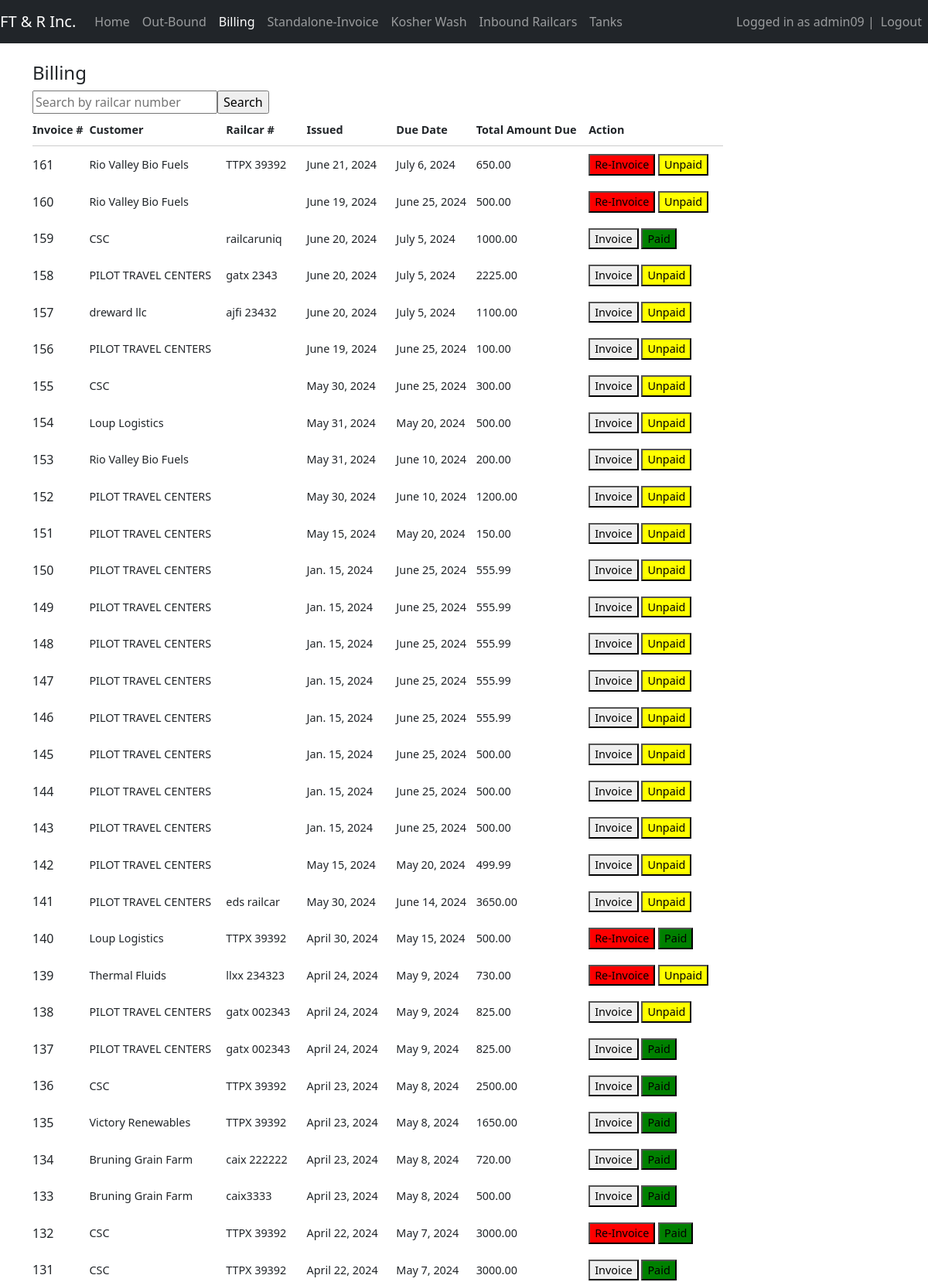
/billing/ (signed in, upper part), run on the app's committed database.
### myapp/models.py (models this page shows, shortened)
class Invoice(models.Model):
    invoice_number = models.AutoField(primary_key=True)
    email_sent = models.BooleanField(default=False)
    issue_date = models.DateField()
    due_date = models.DateField()
    customer = models.ForeignKey(Customer, on_delete=models.CASCADE)
    railcar = models.ForeignKey(Railcar, on_delete=models.CASCADE, null=True, blank=True)
    seller_name = models.CharField(max_length=255)
    seller_address = models.CharField(max_length=255)
    seller_contact = models.CharField(max_length=255)
    total_amount_due = models.DecimalField(max_digits=10, decimal_places=2)
    invoice_timestamp = models.DateTimeField(default=timezone.now)
    is_paid = models.BooleanField(default=False)
    proof_of_payment = models.FileField(upload_to='proofs_of_payment/', null=True, blank=True)
    class Meta:
        unique_together = ('railcar', 'issue_date', 'due_date')

class Customer(models.Model):
    name = models.CharField(max_length=100)
    customer_address = models.CharField(max_length=255, null=True)
    customer_contact = models.CharField(max_length=255, null=True)
    entrance_fee = models.DecimalField(max_digits=10, decimal_places=2)
    demurrage_rate = models.DecimalField(max_digits=10, decimal_places=2, default=0.0)
    demurrage_free_days = models.PositiveIntegerField(default=0)
    contact_email = models.EmailField(max_length=254, blank=True, null=True)
    rate_per_pound = models.DecimalField(max_digits=5, decimal_places=2, default=0.00)

class Railcar(models.Model):
    railcar_number = models.CharField(max_length=11)
    received_date = models.DateField()
    released_date = models.DateField(null=True, blank=True)
    released_timestamp = models.DateTimeField(null=True, blank=True)  # New field
    left_yard_date = models.DateField(null=True, blank=True)
    is_released = models.BooleanField(default=False)
    customer = models.ForeignKey(Customer, on_delete=models.CASCADE)
    track = models.CharField(max_length=14, default='Default Track')
    net_weight = models.FloatField(null=True, blank=True)
    total_weight = models.FloatField(null=True, blank=True)

### myapp/views.py (the view)
# urls.py: path('billing/', views.billing, name='billing'),
@permission_required('myapp.view_railcar', login_url='/login/')
@login_required(login_url="/login")
def billing(request):
    invoices = Invoice.objects.all().order_by('-invoice_number')
    return render(request, 'main/billing.html', {'invoices': invoices})

### myapp/templates/main/billing.html (shortened to what this page needs)
{% extends 'main/base.html' %}
{% block content %}
<h1 style="font-size: 1.5em;">Billing</h1>
    <table style="width: 80%; border-collapse: collapse;">
    <form method="GET" action="{% url 'railcar_search' %}">
    <input type="text" name="search" placeholder="Search by railcar number" value="{{ request.GET.search|default:'' }}">
    <input type="submit" value="Search">
</form>
        <thead>
            <tr>
                <th style="border-bottom: 1px solid #ccc; padding: 10px 0; font-size: 0.9em;">Invoice #</th>
                <th style="border-bottom: 1px solid #ccc; padding: 10px 0; font-size: 0.9em;">Customer</th>
                <th style="border-bottom: 1px solid #ccc; padding: 10px 0; font-size: 0.9em;">Railcar #</th>
                <th style="border-bottom: 1px solid #ccc; padding: 10px 0; font-size: 0.9em;">Issued</th>
                <th style="border-bottom: 1px solid #ccc; padding: 10px 0; font-size: 0.9em;">Due Date</th>
                <th style="border-bottom: 1px solid #ccc; padding: 10px 0; font-size: 0.9em;">Total Amount Due</th>
                <th style="border-bottom: 1px solid #ccc; padding: 10px 0; font-size: 0.9em;">Action</th>
            </tr>
        </thead>
        <tbody>
            {% for invoice in invoices %}
                <tr>
                    <td style="padding: 10px 0; font-size: 1.0em;">{{ invoice.invoice_number }}</td>
                    <td style="padding: 10px 0; font-size: 0.9em;">{{ invoice.customer.name }}</td>
                    <td style="padding: 10px 0; font-size: 0.9em;">{{ invoice.railcar.railcar_number }}</td>
                    <td style="padding: 10px 0; font-size: 0.9em;">{{ invoice.issue_date }}</td>
                    <td style="padding: 10px 0; font-size: 0.9em;">{{ invoice.due_date }}</td>
                    <td style="padding: 10px 0; font-size: 0.9em;">{{ invoice.total_amount_due }}</td>
                    <td style="padding: 10px 0; font-size: 0.9em;">
                        {% if not invoice.email_sent %}
                            <button type="button" onclick="window.location.href='{% url 'invoice_final' invoice.invoice_number %}'">Invoice</button>
                        {% else %}
                            <button type="button" style="background-color: red;" onclick="window.location.href='{% url 'invoice_final' invoice.invoice_number %}'">Re-Invoice</button>
                        {% endif %}
                        {% if invoice.is_paid %}
                            <button type="button" style="background-color: green;"onclick="window.location.href='{% url 'unpaid_invoice' invoice.invoice_number %}'">Paid</button>
                        {% else %}
                            <button type="button" style="background-color: yellow;" onclick="window.location.href='{% url 'unpaid_invoice' invoice.invoice_number %}'">Unpaid</button>
                        {% endif %}
                    </td>
                </tr>
            {% empty %}
                <tr>
                    <td colspan="5" style="padding: 10px 0; font-size: 0.8em;">No invoices found.</td>
                </tr>
            {% endfor %}
        </tbody>
    </table>
{% endblock %}

### myapp/templates/main/base.html (shortened to what this page needs)
{% load static %}
<!DOCTYPE html>
<html lang="en">
<head>
    <link href="https://cdn.jsdelivr.net/npm/bootstrap@5.3.2/dist/css/bootstrap.min.css"
        rel="stylesheet"
>
</head>
<body>
<nav class="navbar navbar-expand-lg navbar-dark bg-dark">
    <a class="navbar-brand" href="{% url 'home' %}"> FT & R Inc. </a>
    <div class="collapse navbar-collapse" id="navbarNav">
        <ul class="navbar-nav">
            <li class="nav-item {% if request.resolver_match.url_name == 'home' %}active{% endif %}">
                <a class="nav-link" href="{% url 'home' %}"> Home </a>
            </li>
            {% if perms.myapp.view_railcar %}
            <li class="nav-item {% if request.resolver_match.url_name == 'outbound' %}active{% endif %}">
                <a class="nav-link" href="{% url 'outbound' %}"> Out-Bound </a>
            </li>
            {% endif %}
            {% if perms.myapp.change_invoice %}
            <li class="nav-item {% if request.resolver_match.url_name == 'billing' %}active{% endif %}">
                <a class="nav-link" href="{% url 'billing' %}"> Billing </a>
            </li>
            {% endif %}
            {% if perms.myapp.change_invoice %}
            <li class="nav-item {% if request.resolver_match.url_name == 'create_standalone_invoice' %}active{% endif %}">
                <a class="nav-link" href="{% url 'create_standalone_invoice' %}"> Standalone-Invoice </a>
            </li>
            {% endif %}
            <li class="nav-item {% if request.resolver_match.url_name == 'kosher_wash_list' %}active{% endif %}">
                <a class="nav-link" href="{% url 'kosher_wash_list' %}"> Kosher Wash </a>
            </li>
            <li class="nav-item {% if request.resolver_match.url_name == 'inbound_railcar_list' %}active{% endif %}">
                <a class="nav-link" href="{% url 'inbound_railcar_list' %}"> Inbound Railcars </a>
            </li>
            <li class="nav-item {% if request.resolver_match.url_name == 'view_all_tanks' %}active{% endif %}">
                <a class="nav-link" href="{% url 'view_all_tanks' %}"> Tanks </a>
        </ul>
    </div>
    <div class="ml-auto">
        <ul class="navbar-nav">
            {% if user.is_authenticated %}
            <span class="navbar-text"> Logged in as {{user.username}} | </span>
            <li class="nav-item">
                <a class="nav-link" href="/logout">Logout</a>
            </li>
            {% else %}
            <li class="nav-item">
                <a class="nav-link" href="/login">Login</a>
            </li>
            {% endif %}
        </ul>
    </div>
</nav>
<div class="container mt-4">
    {% block content %}
    {% endblock %}
</div>
</body>
</html>

### myapp/templates/main/base.html (style rules this page uses)
.nav-item.active .nav-link { color: #ffffff; }

### data on the page
Invoice: invoice_number "161", customer.name "Rio Valley Bio Fuels", railcar.railcar_number "TTPX 39392", issue_date "June 21, 2024", due_date "July 6, 2024", total_amount_due "650.00", email_sent "Re-Invoice", is_paid "Unpaid"
Invoice: invoice_number "160", customer.name "Rio Valley Bio Fuels", issue_date "June 19, 2024", due_date "June 25, 2024", total_amount_due "500.00", email_sent "Re-Invoice", is_paid "Unpaid"
Invoice: invoice_number "159", customer.name "CSC", railcar.railcar_number "railcaruniq", issue_date "June 20, 2024", due_date "July 5, 2024", total_amount_due "1000.00", email_sent "Invoice", is_paid "Paid"
Invoice: invoice_number "158", customer.name "PILOT TRAVEL CENTERS", railcar.railcar_number "gatx 2343", issue_date "June 20, 2024", due_date "July 5, 2024", total_amount_due "2225.00", email_sent "Invoice", is_paid "Unpaid"
Invoice: invoice_number "157", customer.name "dreward llc", railcar.railcar_number "ajfi 23432", issue_date "June 20, 2024", due_date "July 5, 2024", total_amount_due "1100.00", email_sent "Invoice", is_paid "Unpaid"
Invoice: invoice_number "156", customer.name "PILOT TRAVEL CENTERS", issue_date "June 19, 2024", due_date "June 25, 2024", total_amount_due "100.00", email_sent "Invoice", is_paid "Unpaid"
Invoice: invoice_number "155", customer.name "CSC", issue_date "May 30, 2024", due_date "June 25, 2024", total_amount_due "300.00", email_sent "Invoice", is_paid "Unpaid"
Invoice: invoice_number "154", customer.name "Loup Logistics", issue_date "May 31, 2024", due_date "May 20, 2024", total_amount_due "500.00", email_sent "Invoice", is_paid "Unpaid"
Invoice: invoice_number "153", customer.name "Rio Valley Bio Fuels", issue_date "May 31, 2024", due_date "June 10, 2024", total_amount_due "200.00", email_sent "Invoice", is_paid "Unpaid"
Invoice: invoice_number "152", customer.name "PILOT TRAVEL CENTERS", issue_date "May 30, 2024", due_date "June 10, 2024", total_amount_due "1200.00", email_sent "Invoice", is_paid "Unpaid"
Invoice: invoice_number "151", customer.name "PILOT TRAVEL CENTERS", issue_date "May 15, 2024", due_date "May 20, 2024", total_amount_due "150.00", email_sent "Invoice", is_paid "Unpaid"
Invoice: invoice_number "150", customer.name "PILOT TRAVEL CENTERS", issue_date "Jan. 15, 2024", due_date "June 25, 2024", total_amount_due "555.99", email_sent "Invoice", is_paid "Unpaid"
Invoice: invoice_number "149", customer.name "PILOT TRAVEL CENTERS", issue_date "Jan. 15, 2024", due_date "June 25, 2024", total_amount_due "555.99", email_sent "Invoice", is_paid "Unpaid"
Invoice: invoice_number "148", customer.name "PILOT TRAVEL CENTERS", issue_date "Jan. 15, 2024", due_date "June 25, 2024", total_amount_due "555.99", email_sent "Invoice", is_paid "Unpaid"
Invoice: invoice_number "147", customer.name "PILOT TRAVEL CENTERS", issue_date "Jan. 15, 2024", due_date "June 25, 2024", total_amount_due "555.99", email_sent "Invoice", is_paid "Unpaid"
Invoice: invoice_number "146", customer.name "PILOT TRAVEL CENTERS", issue_date "Jan. 15, 2024", due_date "June 25, 2024", total_amount_due "555.99", email_sent "Invoice", is_paid "Unpaid"
Invoice: invoice_number "145", customer.name "PILOT TRAVEL CENTERS", issue_date "Jan. 15, 2024", due_date "June 25, 2024", total_amount_due "500.00", email_sent "Invoice", is_paid "Unpaid"
Invoice: invoice_number "144", customer.name "PILOT TRAVEL CENTERS", issue_date "Jan. 15, 2024", due_date "June 25, 2024", total_amount_due "500.00", email_sent "Invoice", is_paid "Unpaid"
Invoice: invoice_number "143", customer.name "PILOT TRAVEL CENTERS", issue_date "Jan. 15, 2024", due_date "June 25, 2024", total_amount_due "500.00", email_sent "Invoice", is_paid "Unpaid"
Invoice: invoice_number "142", customer.name "PILOT TRAVEL CENTERS", issue_date "May 15, 2024", due_date "May 20, 2024", total_amount_due "499.99", email_sent "Invoice", is_paid "Unpaid"
Invoice: invoice_number "141", customer.name "PILOT TRAVEL CENTERS", railcar.railcar_number "eds railcar", issue_date "May 30, 2024", due_date "June 14, 2024", total_amount_due "3650.00", email_sent "Invoice", is_paid "Unpaid"
Invoice: invoice_number "140", customer.name "Loup Logistics", railcar.railcar_number "TTPX 39392", issue_date "April 30, 2024", due_date "May 15, 2024", total_amount_due "500.00", email_sent "Re-Invoice", is_paid "Paid"
Invoice: invoice_number "139", customer.name "Thermal Fluids", railcar.railcar_number "llxx 234323", issue_date "April 24, 2024", due_date "May 9, 2024", total_amount_due "730.00", email_sent "Re-Invoice", is_paid "Unpaid"
Invoice: invoice_number "138", customer.name "PILOT TRAVEL CENTERS", railcar.railcar_number "gatx 002343", issue_date "April 24, 2024", due_date "May 9, 2024", total_amount_due "825.00", email_sent "Invoice", is_paid "Unpaid"
Invoice: invoice_number "137", customer.name "PILOT TRAVEL CENTERS", railcar.railcar_number "gatx 002343", issue_date "April 24, 2024", due_date "May 9, 2024", total_amount_due "825.00", email_sent "Invoice", is_paid "Paid"
Invoice: invoice_number "136", customer.name "CSC", railcar.railcar_number "TTPX 39392", issue_date "April 23, 2024", due_date "May 8, 2024", total_amount_due "2500.00", email_sent "Invoice", is_paid "Paid"
Invoice: invoice_number "135", customer.name "Victory Renewables", railcar.railcar_number "TTPX 39392", issue_date "April 23, 2024", due_date "May 8, 2024", total_amount_due "1650.00", email_sent "Invoice", is_paid "Paid"
Invoice: invoice_number "134", customer.name "Bruning Grain Farm", railcar.railcar_number "caix 222222", issue_date "April 23, 2024", due_date "May 8, 2024", total_amount_due "720.00", email_sent "Invoice", is_paid "Paid"
Invoice: invoice_number "133", customer.name "Bruning Grain Farm", railcar.railcar_number "caix3333", issue_date "April 23, 2024", due_date "May 8, 2024", total_amount_due "500.00", email_sent "Invoice", is_paid "Paid"
Invoice: invoice_number "132", customer.name "CSC", railcar.railcar_number "TTPX 39392", issue_date "April 22, 2024", due_date "May 7, 2024", total_amount_due "3000.00", email_sent "Re-Invoice", is_paid "Paid"
Invoice: invoice_number "131", customer.name "CSC", railcar.railcar_number "TTPX 39392", issue_date "April 22, 2024", due_date "May 7, 2024", total_amount_due "3000.00", email_sent "Invoice", is_paid "Paid"

### other printed values
{{ user.username }} "admin09"
